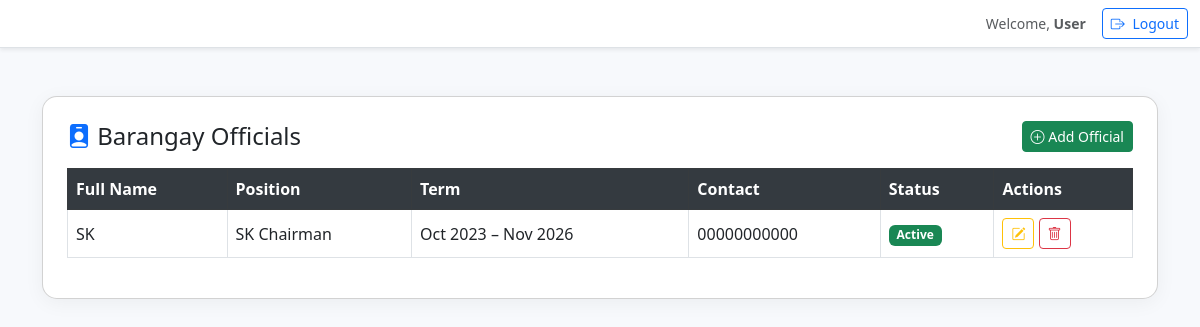
/officials/index.php, run on the app's committed database.
### tables this page shows
CREATE TABLE `barangay_officials` (
  `id` int(11) NOT NULL,
  `full_name` varchar(100) DEFAULT NULL,
  `position` varchar(50) DEFAULT NULL,
  `term_start` date DEFAULT NULL,
  `term_end` date DEFAULT NULL,
  `contact` varchar(20) DEFAULT NULL,
  `status` enum('Active','Inactive') DEFAULT 'Active',
  `username` varchar(100) DEFAULT NULL,
  `password` varchar(255) DEFAULT NULL,
  `role` enum('official','admin') DEFAULT 'official'
);

### officials/index.php (the view, shortened to what this page needs)
<?php include '../config.php'; ?>
<!DOCTYPE html>
<html lang="en">
<head>
    <link rel="stylesheet" href="https://cdn.jsdelivr.net/npm/bootstrap@5.3.0/dist/css/bootstrap.min.css">
    <link rel="stylesheet" href="https://cdn.jsdelivr.net/npm/bootstrap-icons@1.10.5/font/bootstrap-icons.css">
</head>
<body>
<?php include '../navbar.php'; ?>
<div class="container mt-5">
    <div class="card p-4">
        <div class="d-flex justify-content-between align-items-center mb-3">
            <h4 class="mb-0"><i class="bi bi-person-badge-fill text-primary"></i> Barangay Officials</h4>
            <a href="add.php" class="btn btn-success btn-sm"><i class="bi bi-plus-circle"></i> Add Official</a>
        </div>
        <div class="table-responsive">
            <table class="table table-bordered table-hover align-middle">
                <thead class="table-dark">
                    <tr>
                        <th>Full Name</th>
                        <th>Position</th>
                        <th>Term</th>
                        <th>Contact</th>
                        <th>Status</th>
                        <th>Actions</th>
                    </tr>
                </thead>
                <tbody>
                <?php
                $result = $conn->query("SELECT * FROM barangay_officials ORDER BY term_end DESC");
                while ($row = $result->fetch_assoc()):
                    $statusColor = $row['status'] === 'Active' ? 'success' : 'secondary';
                ?>
                <tr>
                    <td><?= htmlspecialchars($row['full_name']) ?></td>
                    <td><?= htmlspecialchars($row['position']) ?></td>
                    <td>
                        <?= date('M Y', strtotime($row['term_start'])) ?>
                        –
                        <?= date('M Y', strtotime($row['term_end'])) ?>
                    </td>
                    <td><?= htmlspecialchars($row['contact']) ?></td>
                    <td>
                        <span class="badge bg-<?= $statusColor ?>"><?= htmlspecialchars($row['status']) ?></span>
                    </td>
                    <td>
                        <a href="edit.php?id=<?= $row['id'] ?>" class="btn btn-sm btn-outline-warning">
                            <i class="bi bi-pencil-square"></i>
                        </a>
                        <a href="delete.php?id=<?= $row['id'] ?>" class="btn btn-sm btn-outline-danger" onclick="return confirm('Are you sure you want to delete this official?')">
                            <i class="bi bi-trash"></i>
                        </a>
                    </td>
                </tr>
                <?php endwhile; ?>
                </tbody>
            </table>
        </div>
    </div>
</div>
</body>
</html>

### officials/index.php (style rules this page uses)
body { background-color: #f7f9fc; font-family: 'Segoe UI', sans-serif; }
.card { border-radius: 15px; box-shadow: 0 4px 20px rgba(0,0,0,0.05); }
.table th { background-color: #343a40; color: white; }
.table td, .table th { vertical-align: middle; }

### data on the page
barangay_officials: full_name "SK", position "SK Chairman", term_start "Oct 2023", term_end "Nov 2026", contact "00000000000", status "Active"

### other printed values
$userName "User"
